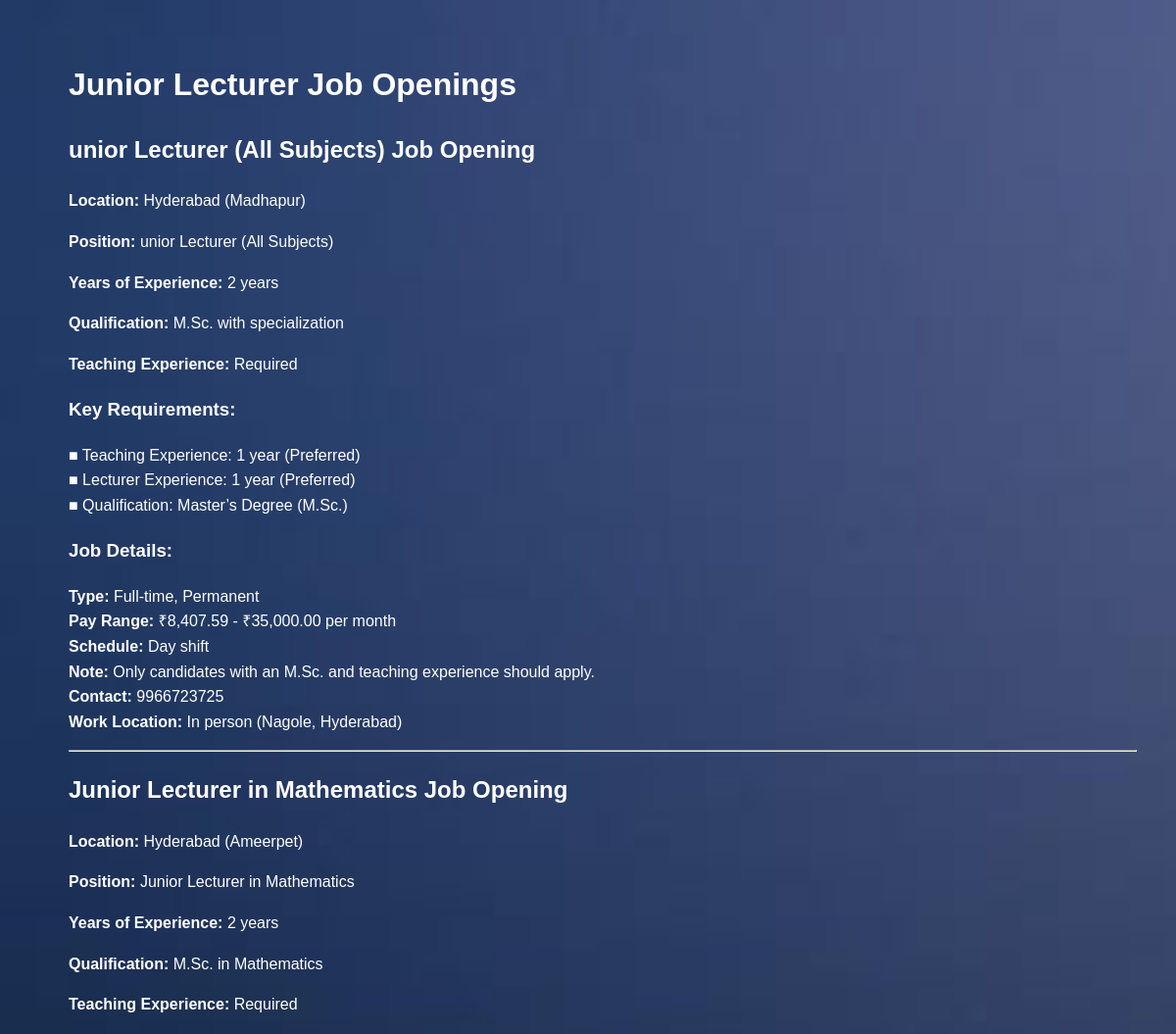
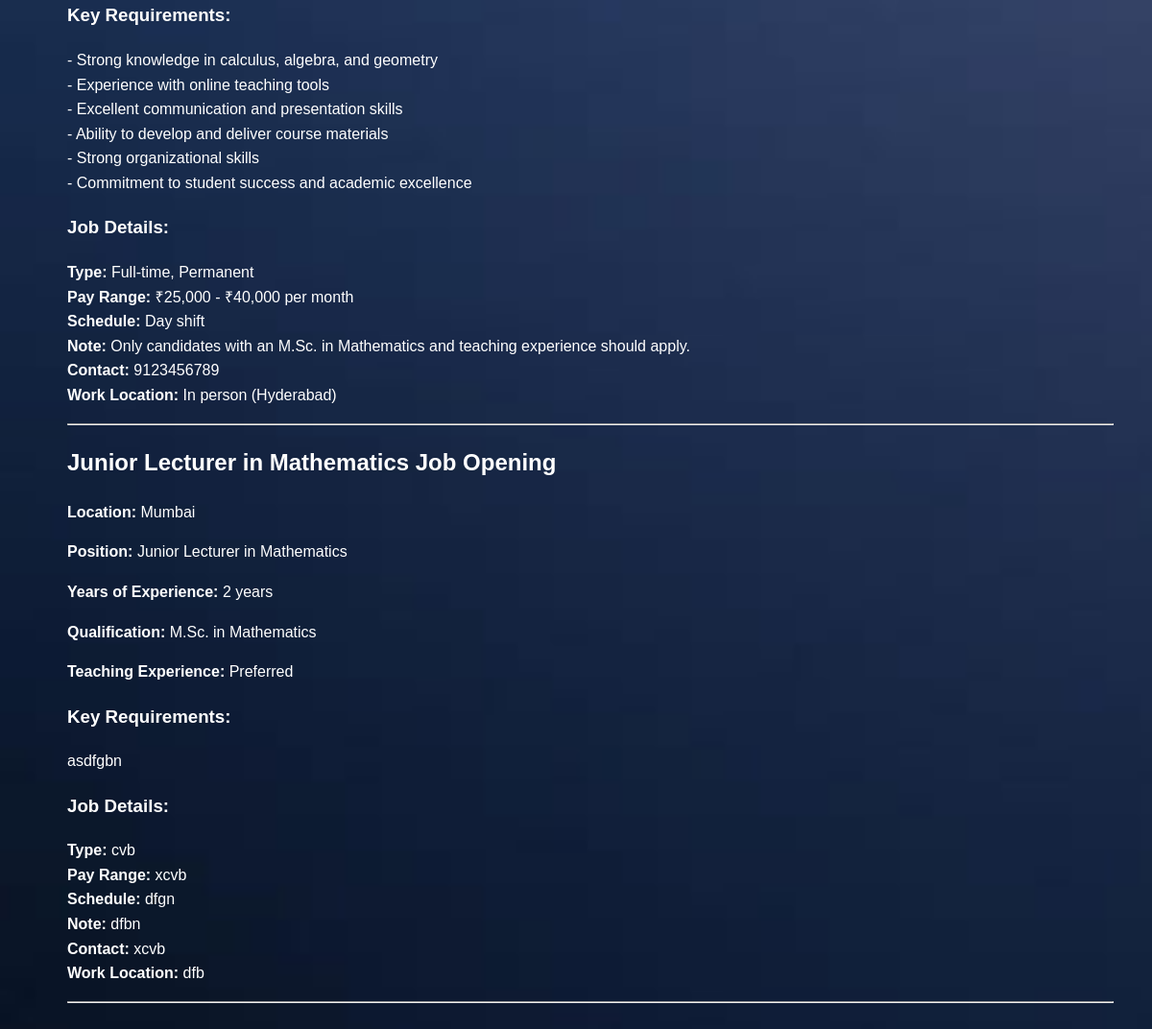
The app's page /careers/ with its own data (2 pictures, top to bottom).
### Student_List/models.py (models this page shows)
class JobOpening(models.Model):
    location = models.CharField(max_length=100)
    position = models.CharField(max_length=100)
    years_of_experience = models.IntegerField()
    qualification = models.CharField(max_length=100)
    teaching_experience = models.BooleanField()
    key_requirements = models.TextField()
    type = models.CharField(max_length=50)
    pay_range = models.CharField(max_length=50)
    schedule = models.CharField(max_length=50)
    note = models.TextField()
    contact = models.CharField(max_length=20)
    work_location = models.CharField(max_length=100)

### Student_List/views.py (the view)
# urls.py: path('careers/',views.careers,name='ca_page'),
def careers(request):
    jobs = JobOpening.objects.all()
    context = {
        'jobs': jobs
    }
    return render(request, 'application1/careers.html', context)

### templates/application1/careers.html (shortened to what this page needs)
<!DOCTYPE html>
{% load static %}
<html lang="en">
<head>
    <link rel="stylesheet" href="{% static 'CSS/careers.css' %}">
</head>
<body>
    <h1>Junior Lecturer Job Openings</h1>
    {% for job in jobs %}
        <div class="job-opening">
            <h2>{{ job.position }} Job Opening</h2>
            <p><strong>Location:</strong> {{ job.location }}</p>
            <p><strong>Position:</strong> {{ job.position }}</p>
            <p><strong>Years of Experience:</strong> {{ job.years_of_experience }} years</p>
            <p><strong>Qualification:</strong> {{ job.qualification }}</p>
            <p><strong>Teaching Experience:</strong> {% if job.teaching_experience %}Required{% else %}Preferred{% endif %}</p>
            <h3>Key Requirements:</h3>
            <ul>
                {% for requirement in job.key_requirements.splitlines %}
                <li>{{ requirement }}</li>
                {% endfor %}
            </ul>
            <h3>Job Details:</h3>
            <ul>
                <li><strong>Type:</strong> {{ job.type }}</li>
                <li><strong>Pay Range:</strong> {{ job.pay_range }}</li>
                <li><strong>Schedule:</strong> {{ job.schedule }}</li>
                <li><strong>Note:</strong> {{ job.note }}</li>
                <li><strong>Contact:</strong> {{ job.contact }}</li>
                <li><strong>Work Location:</strong> {{ job.work_location }}</li>
            </ul>
        </div>
        <hr>
    {% endfor %}
</body>
</html>

### static/CSS/careers.css (style rules this page uses)
body { font-family: Arial, sans-serif; line-height: 1.6; margin: 20px; padding: 20px; background-color: #f4f4f4; background-image: url('careers.png'); background-size: cover; background-repeat: no-repeat; margin-left: 50px; }
h1 { color: white; }
h2 { margin-top: 20px; color: white; }
p { color: white; }
p strong { color: white; }
ul { list-style-type: none; padding: 0; }
ul li { text-decoration: none; color: white; }
ul li strong { color: white; }
.job-opening h3 { color: white; }
.job-opening ul li { color: white; }
.job-opening ul li strong { color: white; }

### records on screen
JobOpening: position "unior Lecturer (All Subjects)", location "Hyderabad (Madhapur)", years_of_experience "2", qualification "M.Sc. with specialization", teaching_experience "Required", splitlines "■ Teaching Experience: 1 year (Preferred)" "■ Lecturer Experience: 1 year (Preferred)" "■ Qualification: Master’s Degree (M.Sc.)", type "Full-time, Permanent", pay_range "₹8,407.59 - ₹35,000.00 per month", schedule "Day shift", note "Only candidates with an M.Sc. and teaching experience should apply.", contact "9966723725", work_location "In person (Nagole, Hyderabad)"
JobOpening: position "Junior Lecturer in Mathematics", location "Hyderabad (Ameerpet)", years_of_experience "2", qualification "M.Sc. in Mathematics", teaching_experience "Required", splitlines "- Strong knowledge in calculus, algebra, and geometry" "- Experience with online teaching tools" "- Excellent communication and presentation skills" "- Ability to develop and deliver course materials" "- Strong organizational skills" "- Commitment to student success and academic excellence", type "Full-time, Permanent", pay_range "₹25,000 - ₹40,000 per month", schedule "Day shift", note "Only candidates with an M.Sc. in Mathematics and teaching experience should apply.", contact "9123456789", work_location "In person (Hyderabad)"
JobOpening: position "Junior Lecturer in Mathematics", location "Mumbai", years_of_experience "2", qualification "M.Sc. in Mathematics", teaching_experience "Preferred", splitlines "asdfgbn", type "cvb", pay_range "xcvb", schedule "dfgn", note "dfbn", contact "xcvb", work_location "dfb"
